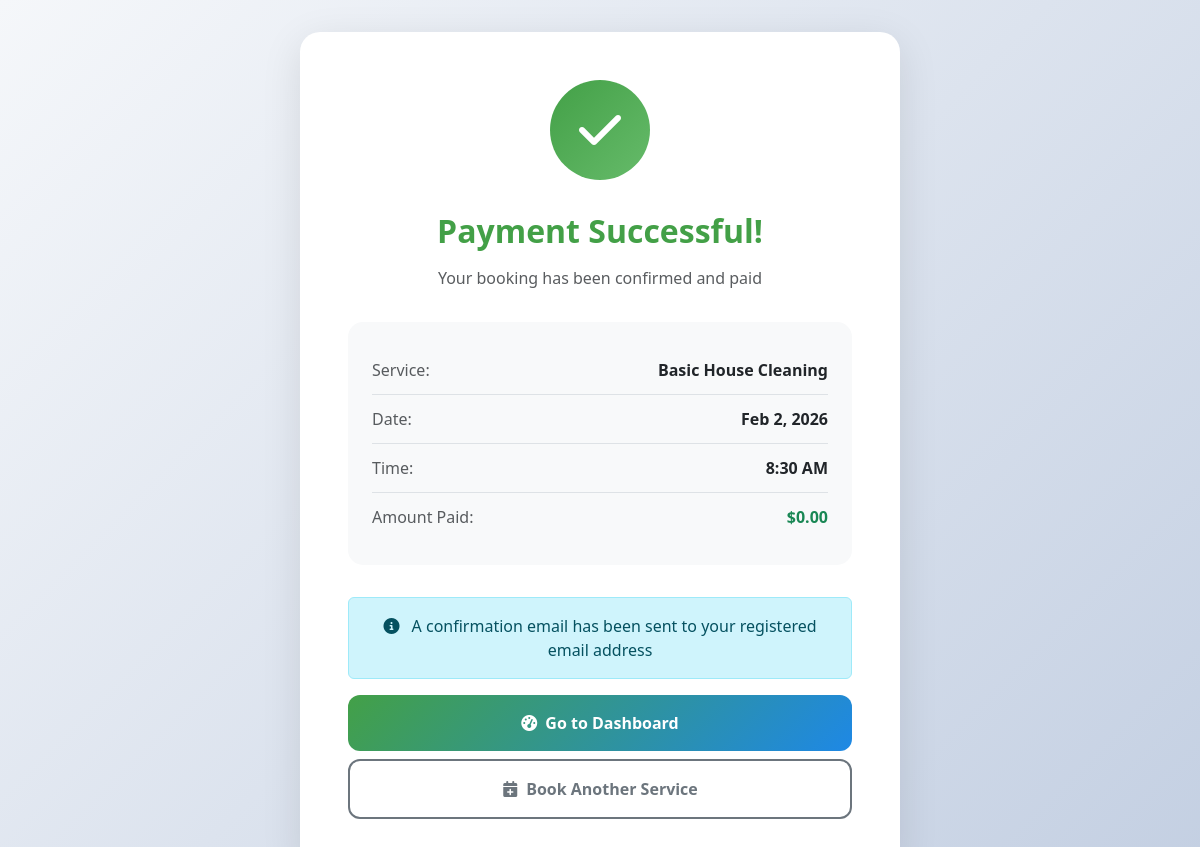
Page /customer/payment-success.php?booking_id=1 (signed in) on the committed database.
### tables this page shows
CREATE TABLE `bookings` (
  `id` int(11) NOT NULL,
  `customer_id` int(11) NOT NULL,
  `employee_id` int(11) DEFAULT NULL,
  `service_id` int(11) NOT NULL,
  `staff_id` int(11) DEFAULT NULL,
  `booking_date` date NOT NULL,
  `booking_time` time NOT NULL,
  `duration_minutes` int(11) NOT NULL,
  `total_price` decimal(10,2) NOT NULL,
  `status` enum('pending','confirmed','in_progress','completed','cancelled') DEFAULT 'pending',
  `notes` text DEFAULT NULL,
  `special_instructions` text DEFAULT NULL,
  `address` text NOT NULL,
  `created_at` timestamp NOT NULL DEFAULT current_timestamp(),
  `updated_at` timestamp NOT NULL DEFAULT current_timestamp() ON UPDATE current_timestamp(),
  `payment_method` enum('pay_now','pay_later') DEFAULT 'pay_later',
  `payment_status` enum('unpaid','paid','partially_paid') DEFAULT 'unpaid',
  `preferred_completion_date` date DEFAULT NULL,
  `booking_status` enum('pending','confirmed','completed','cancelled') DEFAULT 'pending'
);

CREATE TABLE `services` (
  `id` int(11) NOT NULL,
  `name` varchar(100) NOT NULL,
  `description` text DEFAULT NULL,
  `price` decimal(10,2) NOT NULL,
  `duration` int(11) NOT NULL COMMENT 'Duration in minutes',
  `base_price` decimal(10,2) NOT NULL,
  `duration_minutes` int(11) NOT NULL,
  `category` varchar(50) DEFAULT NULL,
  `status` enum('active','inactive') DEFAULT 'active',
  `created_at` timestamp NOT NULL DEFAULT current_timestamp(),
  `image_url` varchar(500) DEFAULT NULL,
  `is_active` tinyint(1) DEFAULT 1
);

### customer/payment-success.php (the view, shortened to what this page needs)
<?php
$booking_id = filter_var($_GET['booking_id'] ?? 0, FILTER_VALIDATE_INT);
$database = new Database();
$db = $database->getConnection();
$query = "SELECT b.*, s.name as service_name, p.amount, p.transaction_id, p.payment_date
          FROM bookings b
          JOIN services s ON b.service_id = s.id
          LEFT JOIN payments p ON b.id = p.booking_id
          WHERE b.id = :booking_id AND b.customer_id = :customer_id";
$stmt = $db->prepare($query);
$stmt->bindParam(':booking_id', $booking_id);
$stmt->bindParam(':customer_id', $_SESSION['user_id']);
$stmt->execute();
$booking = $stmt->fetch(PDO::FETCH_ASSOC);
?>
<!DOCTYPE html>
<html lang="en">
<head>
    <link href="https://cdn.jsdelivr.net/npm/bootstrap@5.3.2/dist/css/bootstrap.min.css" rel="stylesheet">
    <link href="https://cdnjs.cloudflare.com/ajax/libs/font-awesome/6.4.0/css/all.min.css" rel="stylesheet">
</head>
<body>
    <div class="success-container">
        <div class="success-card">
            <div class="success-icon">
                <i class="fas fa-check"></i>
            </div>
            <h2>Payment Successful!</h2>
            <p class="text-muted mb-4">Your booking has been confirmed and paid</p>
            <div class="details-box">
                <div class="detail-row">
                    <span class="text-muted">Service:</span>
                    <strong><?php echo htmlspecialchars($booking['service_name']); ?></strong>
                </div>
                <div class="detail-row">
                    <span class="text-muted">Date:</span>
                    <strong><?php echo date('M j, Y', strtotime($booking['booking_date'])); ?></strong>
                </div>
                <div class="detail-row">
                    <span class="text-muted">Time:</span>
                    <strong><?php echo date('g:i A', strtotime($booking['booking_time'])); ?></strong>
                </div>
                <div class="detail-row">
                    <span class="text-muted">Amount Paid:</span>
                    <strong class="text-success">$<?php echo number_format($booking['amount'], 2); ?></strong>
                </div>
            </div>
            <div class="alert alert-info">
                <i class="fas fa-info-circle me-2"></i>
                A confirmation email has been sent to your registered email address
            </div>
            <div class="d-grid gap-2">
                <a href="dashboard.php" class="btn btn-primary">
                    <i class="fas fa-tachometer-alt me-2"></i>Go to Dashboard
                </a>
                <a href="book-service.php" class="btn btn-outline-secondary">
                    <i class="fas fa-calendar-plus me-2"></i>Book Another Service
                </a>
            </div>
        </div>
    </div>
</body>
</html>

### customer/payment-success.php (style rules this page uses)
:root { --primary-green: #43A047; --primary-blue: #1E88E5; }
body { background: linear-gradient(135deg, #f5f7fa 0%, #c3cfe2 100%); min-height: 100vh; font-family: 'Segoe UI', Tahoma, Geneva, Verdana, sans-serif; display: flex; align-items: center; justify-content: center; padding: 2rem; }
.success-container { max-width: 600px; width: 100%; }
.success-card { background: white; border-radius: 20px; box-shadow: 0 10px 40px rgba(0,0,0,0.1); padding: 3rem; text-align: center; }
.success-icon { width: 100px; height: 100px; background: linear-gradient(135deg, var(--primary-green) 0%, #66BB6A 100%); border-radius: 50%; display: flex; align-items: center; justify-content: center; margin: 0 auto 2rem; animation: scaleIn 0.5s ease; }
.success-icon i { font-size: 3rem; color: white; }
h2 { color: var(--primary-green); font-weight: 700; margin-bottom: 1rem; }
.details-box { background: #f8f9fa; border-radius: 15px; padding: 1.5rem; margin: 2rem 0; text-align: left; }
.detail-row { display: flex; justify-content: space-between; padding: 0.75rem 0; border-bottom: 1px solid #dee2e6; }
.detail-row:last-child { border-bottom: none; }
.btn-primary { background: linear-gradient(135deg, var(--primary-green) 0%, var(--primary-blue) 100%); border: none; border-radius: 12px; padding: 1rem 2rem; font-weight: 700; transition: all 0.3s ease; }
.btn-outline-secondary { border: 2px solid #6c757d; border-radius: 12px; padding: 1rem 2rem; font-weight: 600; transition: all 0.3s ease; }

### rows in the picture
bookings: service.name "Basic House Cleaning", booking_date "Feb 2, 2026", booking_time "8:30 AM"

### other values in the picture
$booking['amount'] "0.00"
